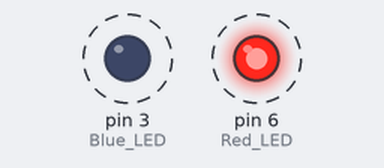
The sketch below on a simulated Arduino Uno, built with avr-gcc and run on an emulated ATmega328P. Shown: output pins drawn as LEDs (lit = HIGH). Dashed ring = blinking.

Above: at 0.15 s.
Timing chart, 0 to 3.0 s (numbered marks = the images above):
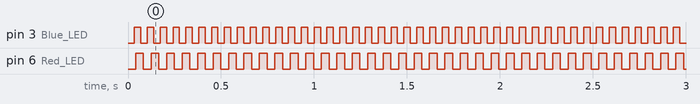

The sketch:

Blink2.ino
```cpp
// Author:      vojoel
// Date:        29 Nov 2021
// Description: Program to let two LEDs blink at different rates T3, T6


void setup() {
  pinMode(3, OUTPUT); //Blue LED
  pinMode(6, OUTPUT); //Red LED
}

void loop() {
  blinker(100000, 500000);    // Blink LEDs with periods 0.2s(blue), 1s(red)
}

// PRE: T3, T6 > 0, pins 3 and 6 of Arduino connected to LEDs
// POST: LEDs blink at periods 2*T3(blue), 2*T6(red)
void blinker (unsigned int T3, unsigned int T6){
  static unsigned long last_us_3 = 0;
  static unsigned long last_us_6 = 0;
  // Save current timer value
  unsigned long long curr_ms = micros();
  // Check if half period T3 has already passed. If yes, switch state.
  if ((curr_ms - last_us_3) >= T3){
    last_us_3 = curr_ms;
    digitalWrite(3, !digitalRead(3));
  }
  // Analoguous for second LED
  if ((curr_ms - last_us_6) >= T6){
    last_us_6 = curr_ms;
    digitalWrite(6, !digitalRead(6));
  }
}
```

Measured:
- by itself, pin 3 (Blue_LED): alternates HIGH for 0.03 s and LOW for 0.03 s
- by itself, pin 6 (Red_LED): alternates HIGH for 0.04 s and LOW for 0.04 s
